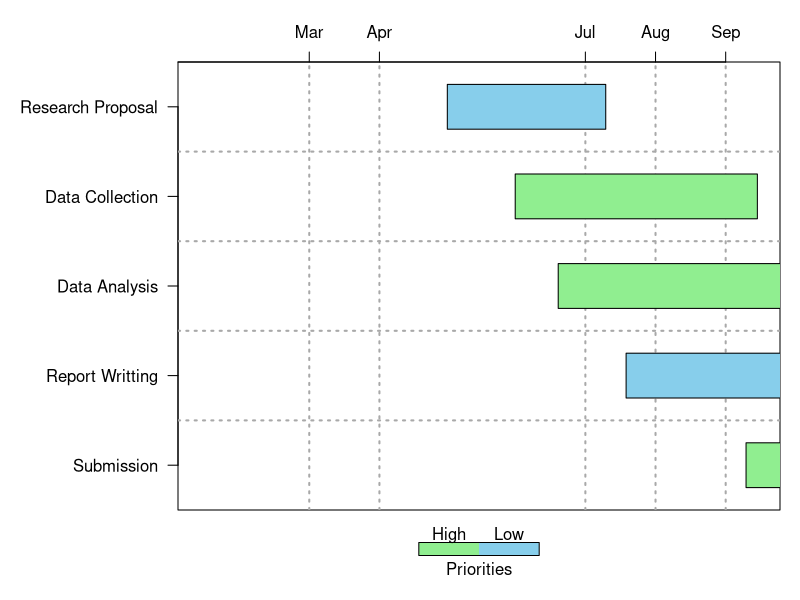
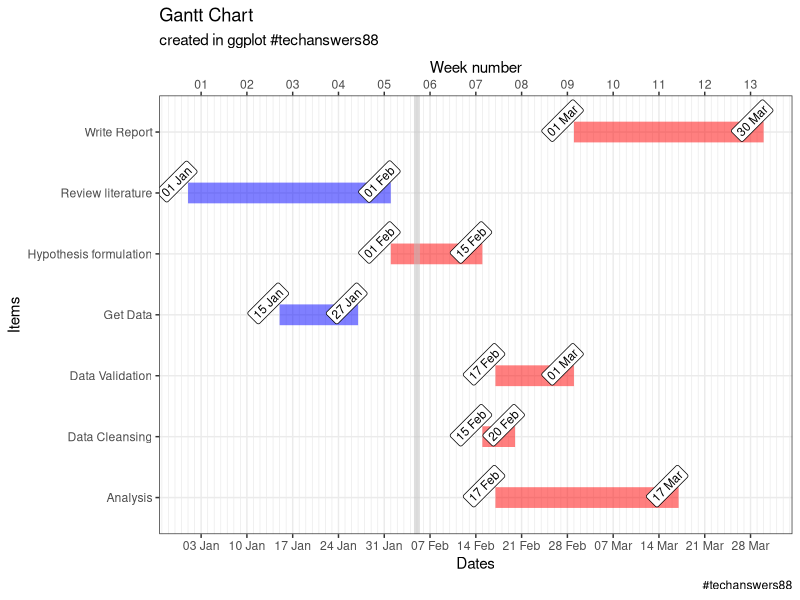
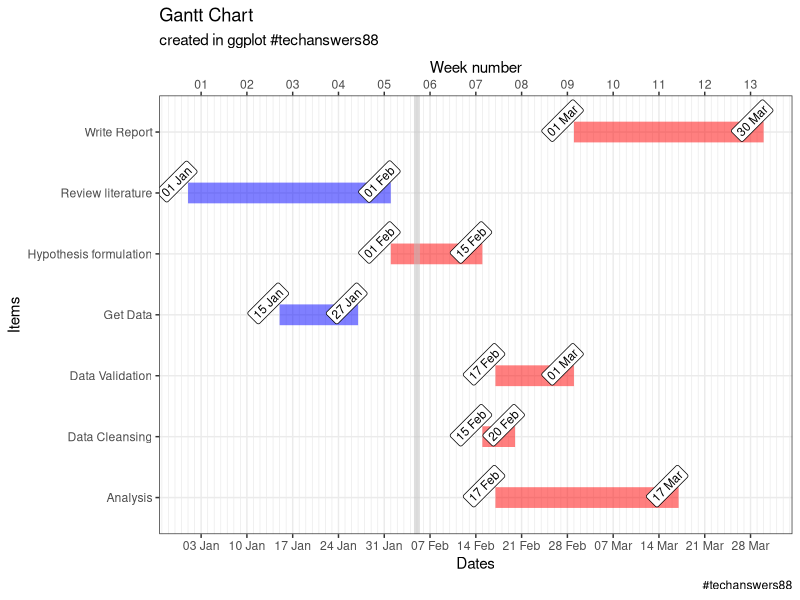
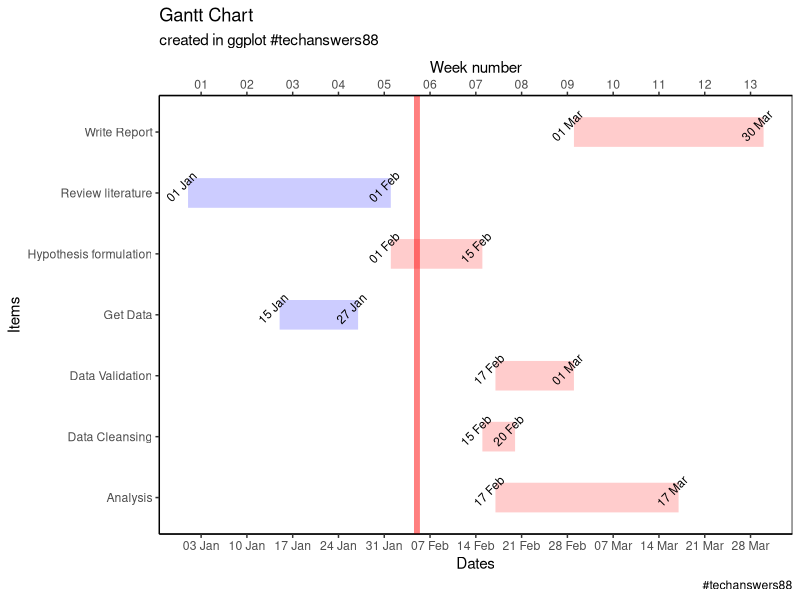
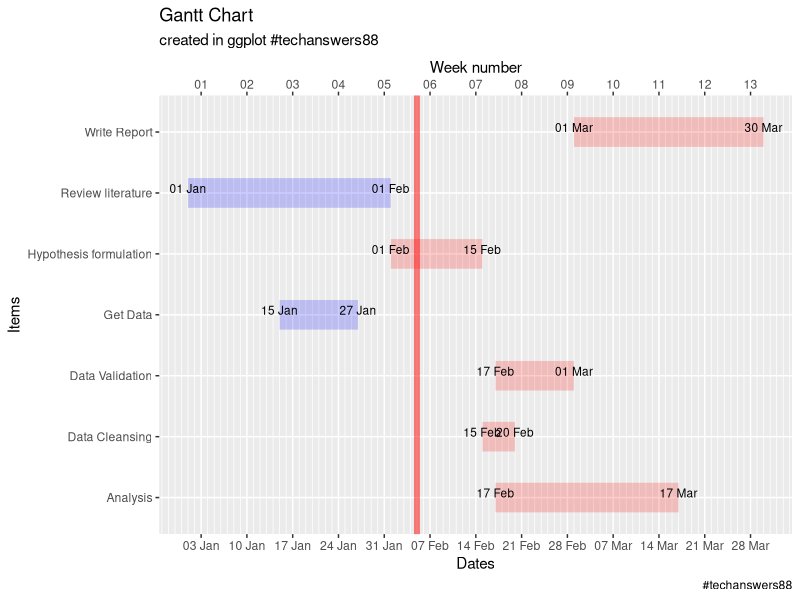
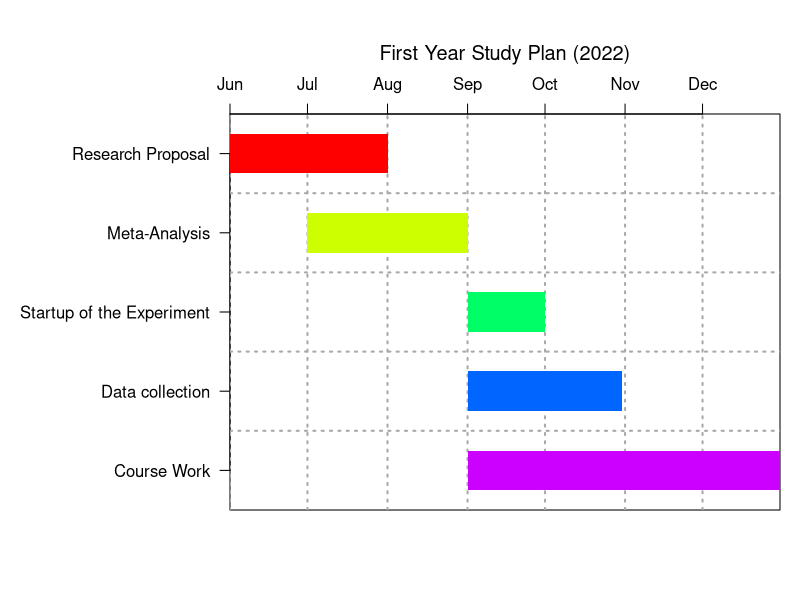
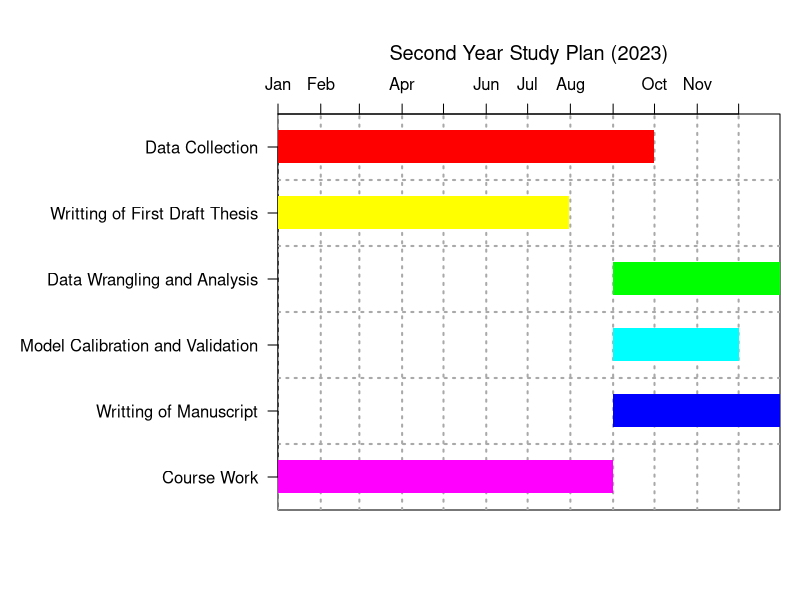
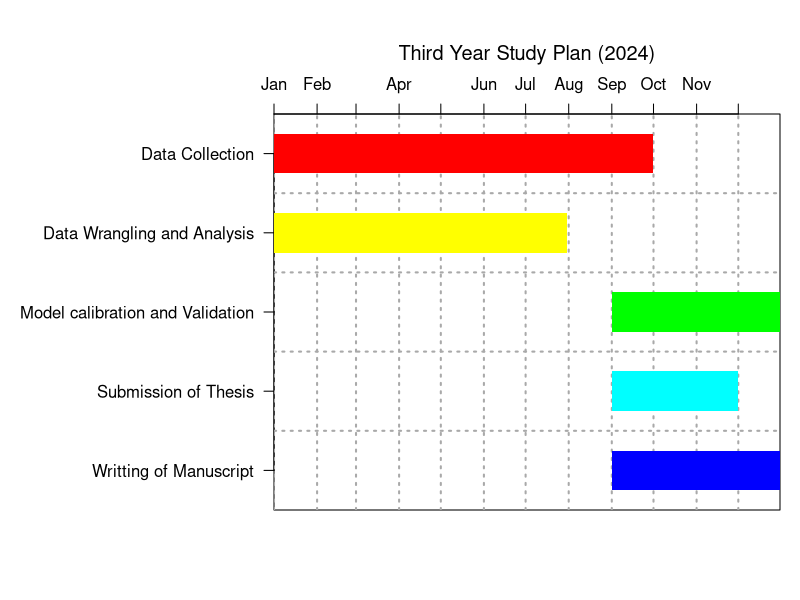

Write R code to recreate these figures, in order.
# Gant chart in R

library(plotrix)
library(lubridate)

task = list(labels=c('Research Proposal','Data Collection',
                     'Data Analysis','Report Writting','Submission'),
            starts=ymd(c('2022-05-01','2022-05-31','2022-06-19','2022-07-19','2022-09-10')),
            ends=ymd(c('2022-07-10','2022-09-15','2022-10-11','2022-12-02','2022-10-13')),
            priorities=c(2,1,1,2,1))


# Vertical grid position

vgridpos=ymd(c('2022-01-01','2022-03-01','2022-04-01','2022-07-01','2022-08-01','2022-09-01'))

# Vertical grid labels

vgridlab=c('Jan','Mar','Apr','Jul','Aug','Sep')

gantt.chart(x = task,vgridpos = vgridpos,vgridlab = vgridlab,hgrid = TRUE,priority.legend = TRUE,xlim = ymd(as.Date(c('2022-01-02','2022-09-25'))),
            taskcolors = c('lightgreen','skyblue'),border.col = 'black')



###########################################################################
###########################################################################
###                                                                     ###
###                           GANT CHART IN R                           ###
###                                                                     ###
###########################################################################
###########################################################################


# GGPLOT GANTT CHART
library(ggplot2)
library(tidyr)
library(lubridate)

df <- data.frame(Stage = c("Review literature" , "Hypothesis formulation"
                           , "Get Data"          , "Data Cleansing"
                           , "Data Validation"   , "Analysis"
                           ,"Write Report")
                 , Start = c("2022-01-01"      ,"2022-02-01"
                             ,"2022-01-15"        ,"2022-02-15"
                             ,"2022-02-17"        , "2022-02-17"
                             , "2022-03-01")

                 ,End = c("2022-02-01"         ,"2022-02-15"
                          ,"2022-01-27"        ,"2022-02-20"
                          ,"2022-03-01"        , "2022-03-17"
                          , "2022-03-30")
                 , Complete = c(TRUE, FALSE,TRUE, FALSE, FALSE, FALSE, FALSE))





df$Start <- ymd(df$Start)
df$End <- ymd(df$End)



df.melt <- df%>%
  tidyr::pivot_longer(col = c(Start,End))


today <- as.Date('2022-02-05')


# First Chart

pl <- ggplot(df.melt, aes(x = value, y = Stage, colour = Complete ))
pl <- pl + geom_line( alpha = 0.5, size = 7)
pl <- pl + geom_label(aes(label = format(value, "%d %b")), vjust = -0.5, angle = 45, size = 3, color = "black")
pl <- pl + theme_bw()
pl <- pl + geom_vline(xintercept = today, color = "grey", size = 2, alpha = 0.5)
pl <- pl + labs(title = "Gantt Chart")
pl <- pl + labs(subtitle = "created in ggplot #techanswers88")
pl <- pl + labs(caption = "#techanswers88")
pl <- pl + labs(x = "Date")
pl <- pl + labs(y = "Items")
pl <- pl + scale_color_manual(values = c("red", "blue"))
pl <- pl + theme(legend.position = "none")
pl <- pl + scale_x_date(name = "Dates"
                        ,  date_labels = "%d %b"
                        ,  date_breaks = "1 week"
                        , minor_breaks = "1 day"
                        ,  sec.axis =  dup_axis(name = "Week number",labels = scales::date_format('%W')))

pl


# Second Chart

pl <- ggplot(df.melt, aes(x = value, y = Stage, colour = Complete ))
pl <- pl + geom_line( alpha = 0.5, size = 7)
pl <- pl + geom_label(aes(label = format(value, "%d %b")), vjust = -0.5, angle = 45, size = 3, color = "black")
pl <- pl + theme_bw()
pl <- pl + geom_vline(xintercept = today, color = "grey", size = 2, alpha = 0.5)
pl <- pl + labs(title = "Gantt Chart")
pl <- pl + labs(subtitle = "created in ggplot #techanswers88")
pl <- pl + labs(caption = "#techanswers88")
pl <- pl + labs(x = "Date")
pl <- pl + labs(y = "Items")
pl <- pl + scale_color_manual(values = c("red", "blue"))
pl <- pl + theme(legend.position = "none")


pl <- pl + scale_x_date(name = "Dates"
                        ,  date_labels = "%d %b"
                        ,  date_breaks = "1 week"
                        , minor_breaks = "1 day"
                        ,  sec.axis =  dup_axis(name = "Week number",labels = scales::date_format('%W')))

pl


# Third Chart

pl <- ggplot(df.melt, aes(x = value, y = Stage, colour = Complete ))
pl <- pl + geom_line( alpha = 0.2, size = 10)
pl <- pl + geom_text(aes(label = format(value, "%d %b")), vjust = -0.5, angle = 45, size = 3, color = "black")
pl <- pl +   theme_classic()
pl <- pl + geom_vline(xintercept = today, color = "red", size = 2, alpha = 0.5)
pl <- pl + labs(title = "Gantt Chart")
pl <- pl + labs(subtitle = "created in ggplot #techanswers88")
pl <- pl + labs(caption = "#techanswers88")
pl <- pl + labs(x = "Date")
pl <- pl + labs(y = "Items")
pl <- pl + scale_color_manual(values = c("red", "blue"))
pl <- pl + theme(legend.position = "none")
pl <- pl + theme(panel.background = element_rect(color = "black"))
pl <- pl + scale_x_date(name = "Dates"
                        ,  date_labels = "%d %b"
                        ,  date_breaks = "1 week"
                        , minor_breaks = "1 day"
                        ,  sec.axis =  dup_axis(name = "Week number",labels = scales::date_format('%W')))

pl


# Fourt Chart

pl <- ggplot(df.melt, aes(x = value, y = Stage, colour = Complete ))
pl <- pl + geom_line( alpha = 0.2, size = 10)
pl <- pl + geom_text(aes(label = format(value, "%d %b")), vjust = 0, angle = 0, size = 3, color = "black")
pl <- pl +  theme_gray()
pl <- pl + geom_vline(xintercept = today, color = "red", size = 2, alpha = 0.5)
pl <- pl + labs(title = "Gantt Chart")
pl <- pl + labs(subtitle = "created in ggplot #techanswers88")
pl <- pl + labs(caption = "#techanswers88")
pl <- pl + labs(x = "Date")
pl <- pl + labs(y = "Items")
pl <- pl + scale_color_manual(values = c("red", "blue"))
pl <- pl + theme(legend.position = "none")
pl <- pl + scale_x_date(name = "Dates"
                        ,  date_labels = "%d %b"
                        ,  date_breaks = "1 week"
                        , minor_breaks = "1 day"
                        ,  sec.axis =  dup_axis(name = "Week number",labels = scales::date_format('%W')))

pl


# How to save to power-point file

library(officer)
#
# my_pres <- read_pptx()
#
# my_pres <- add_slide(my_pres, layout = "Title and Content", master = "Office Theme")
# my_pres <- ph_with(x = my_pres, value = pl1,location = ph_location_fullsize() )
# print(my_pres, target = "e:/tmp/gantt charts in ggplot.pptx")  # give your folder location and file name









# Example

# First Year Study Plan

library(plotrix)
library(tidyverse)

set.seed(123)

Ymd.format<-"%Y/%m/%d"

gantt.info<-list(labels=
                   c("Research Proposal","Meta-Analysis",'Startup of the Experiment',"Data collection",'Course Work'),
                 starts=
                   as.POSIXct(strptime(
                     c("2022/06/01","2022/07/01","2022/09/01","2022/09/01","2022/09/01"),
                     format=Ymd.format)),
                 ends=
                   as.POSIXct(strptime(
                     c("2022/08/01","2022/09/01","2022/10/01","2022/10/31","2022/12/31"),
                     format=Ymd.format)),
                 priorities=c(1,2,3,4,5))


vgridpos<-as.POSIXct(strptime(c("2022/01/01","2022/02/01","2022/03/01",
                                "2022/04/01","2022/05/01","2022/06/01","2022/07/01","2022/08/01",
                                "2022/09/01","2022/10/01","2022/11/01","2022/12/01"),format=Ymd.format))


vgridlab<-
  c("Jan","Feb","Mar","Apr","May","Jun","Jul","Aug","Sep","Oct","Nov","Dec")


gantt.chart(gantt.info,main="First Year Study Plan (2022)",
            priority.legend=FALSE,vgridpos=vgridpos,vgridlab=vgridlab,hgrid=TRUE)


ggsave(filename = 'Graph/Ghant.png',width = 20,height = 8,dpi =400,bg = '#f5f5f5',plot = last_plot())

# Second Year Study Plan

set.seed(123)


Ymd.format<-"%Y/%m/%d"
gantt.info<-list(labels=
                   c("Data Collection","Writting of First Draft Thesis","Data Wrangling and Analysis","Model Calibration and Validation","Writting of Manuscript","Course Work"),
                 starts=
                   as.POSIXct(strptime(
                     c("2022/01/01","2022/01/01","2022/09/01","2022/09/01","2022/09/01","2022/01/01"),
                     format=Ymd.format)),
                 ends=
                   as.POSIXct(strptime(
                     c("2022/10/01","2022/07/31","2022/12/31","2022/12/01","2022/12/31","2022/09/01"),
                     format=Ymd.format)),
                 priorities=c(1,2,3,4,5,6))


vgridpos<-as.POSIXct(strptime(c("2022/01/01","2022/02/01","2022/03/01",
                                "2022/04/01","2022/05/01","2022/06/01","2022/07/01","2022/08/01",
                                "2022/09/01","2022/10/01","2022/11/01","2022/12/01"),format=Ymd.format))


vgridlab<-
  c("Jan","Feb","Mar","Apr","May","Jun","Jul","Aug","Sep","Oct","Nov","Dec")


gantt.chart(gantt.info,main="Second Year Study Plan (2023)",
            priority.legend=FALSE,vgridpos=vgridpos,vgridlab=vgridlab,hgrid=TRUE)



# Third Year Plan

set.seed(123)

Ymd.format<-"%Y/%m/%d"
gantt.info<-list(labels=
                   c("Data Collection","Data Wrangling and Analysis","Model calibration and Validation","Submission of Thesis","Writting of Manuscript"),
                 starts=
                   as.POSIXct(strptime(
                     c("2022/01/01","2022/01/01","2022/09/01","2022/09/01","2022/09/01"),
                     format=Ymd.format)),
                 ends=
                   as.POSIXct(strptime(
                     c("2022/10/01","2022/07/31","2022/12/31","2022/12/01","2022/12/31"),
                     format=Ymd.format)),
                 priorities=c(1,2,3,4,5,6))


vgridpos<-as.POSIXct(strptime(c("2022/01/01","2022/02/01","2022/03/01",
                                "2022/04/01","2022/05/01","2022/06/01","2022/07/01","2022/08/01",
                                "2022/09/01","2022/10/01","2022/11/01","2022/12/01"),format=Ymd.format))


vgridlab<-
  c("Jan","Feb","Mar","Apr","May","Jun","Jul","Aug","Sep","Oct","Nov","Dec")


gantt.chart(gantt.info,main="Third Year Study Plan (2024)",
            priority.legend=FALSE,vgridpos=vgridpos,vgridlab=vgridlab,hgrid=TRUE)



# Fourth Year
set.seed(123)

Ymd.format<-"%Y/%m/%d"
gantt.info<-list(labels=
                   c("Preparation for Defence","Submission of Thesis","Submission of Manuscript","PhD Defence"),
                 starts=
                   as.POSIXct(strptime(
                     c("2022/01/01","2022/01/01","2022/09/01","2022/09/01"),
                     format=Ymd.format)),
                 ends=
                   as.POSIXct(strptime(
                     c("2022/10/01","2022/07/31","2022/12/31","2022/12/01"),
                     format=Ymd.format)),
                 priorities=c(1,2,3,4,5,6))


vgridpos<-as.POSIXct(strptime(c("2022/01/01","2022/02/01","2022/03/01",
                                "2022/04/01","2022/05/01","2022/06/01","2022/07/01","2022/08/01",
                                "2022/09/01","2022/10/01","2022/11/01","2022/12/01"),format=Ymd.format))


vgridlab<-
  c("Jan","Feb","Mar","Apr","May","Jun","Jul","Aug","Sep","Oct","Nov","Dec")


gantt.chart(gantt.info,main="Fourth Year Study Plan (2025)",
            priority.legend=FALSE,vgridpos=vgridpos,vgridlab=vgridlab,hgrid=TRUE)



# Stop Here and modify the code







# add a little extra space on the right side
gantt.chart(gantt.info,main="Calendar date Gantt chart (2004)",
            priority.legend=TRUE,vgridpos=vgridpos,vgridlab=vgridlab,hgrid=TRUE,
            xlim=as.POSIXct(strptime(c("2004/01/01","2004/12/20"),
                                     format=Ymd.format)))
# if both vgidpos and vgridlab are specified,
# starts and ends don't have to be dates
info2<-list(labels=c("Jim","Joe","Jim","John","John","Jake","Joe","Jed","Jake"),
            starts=c(8.1,8.7,13.0,9.1,11.6,9.0,13.6,9.3,14.2),
            ends=c(12.5,12.7,16.5,10.3,15.6,11.7,18.1,18.2,19.0))
gantt.chart(info2,vgridlab=8:19,vgridpos=8:19,
            main="All bars the same color",taskcolors="lightgray")
gantt.chart(info2,vgridlab=8:19,vgridpos=8:19,
            main="A color for each label",taskcolors=c(2,3,7,4,8))
gantt.chart(info2,vgridlab=8:19,vgridpos=8:19,
            main="A color for each interval - with borders",
            taskcolors=c(2,3,7,4,8,5,3,6,"purple"),border.col="black")


# Edit this script


Ymd.format<-"%Y/%m/%d"
gantt.info<-list(labels=
                   c("First task","Second task","Third task","Fourth task","Fifth task"),
                 starts=
                   as.POSIXct(strptime(
                     c("2004/01/01","2004/02/02","2004/03/03","2004/05/05","2004/09/09"),
                     format=Ymd.format)),
                 ends=
                   as.POSIXct(strptime(
                     c("2004/03/03","2004/05/05","2004/05/05","2004/08/08","2004/12/12"),
                     format=Ymd.format)),
                 priorities=c(1,2,3,4,5))
vgridpos<-as.POSIXct(strptime(c("2004/01/01","2004/02/01","2004/03/01",
                                "2004/04/01","2004/05/01","2004/06/01","2004/07/01","2004/08/01",
                                "2004/09/01","2004/10/01","2004/11/01","2004/12/01"),format=Ymd.format))
vgridlab<-
  c("Jan","Feb","Mar","Apr","May","Jun","Jul","Aug","Sep","Oct","Nov","Dec")
gantt.chart(gantt.info,main="Calendar date Gantt chart (2004)",
            priority.legend=TRUE,vgridpos=vgridpos,vgridlab=vgridlab,hgrid=TRUE)
